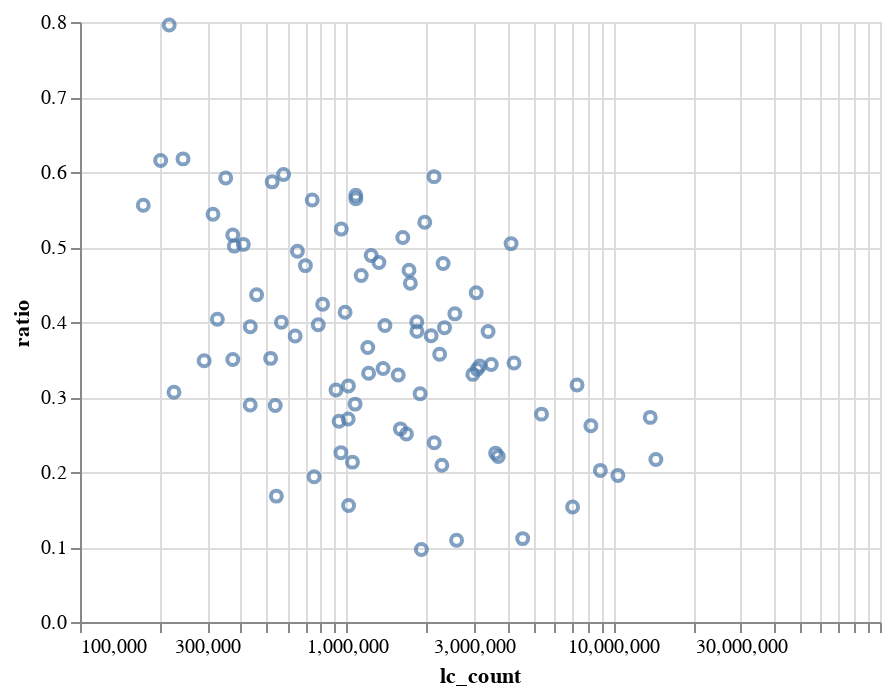

Notebook code cell kept with this figure:
### Code cell
chart

### Figure 1 — Vega-Lite specification as saved in the notebook (floating-point values rounded to 4 significant figures)
{"$schema": "https://vega.github.io/schema/vega-lite/v2.6.0.json", "config": {"view": {"height": 300, "width": 400}}, "data": {"name": "data-f12745f06fe728ee43ec8e42c1d7abc5"}, "datasets": {"data-f12745f06fe728ee43ec8e42c1d7abc5": [{"ac_count": 3128605, "domain": "nytimes.com", "lc_count": 14437686, "ratio": 0.2167}, {"ac_count": 439356, "domain": "ft.com", "lc_count": 1200176, "ratio": 0.3661}, {"ac_count": 227564, "domain": "nationalreview.com", "lc_count": 569223, "ratio": 0.3998}, {"ac_count": 130961, "domain": "theblaze.com", "lc_count": 374078, "ratio": 0.3501}, {"ac_count": 407497, "domain": "aljazeera.com", "lc_count": 986656, "ratio": 0.413}, {"ac_count": 400839, "domain": "msn.com", "lc_count": 1208710, "ratio": 0.3316}, {"ac_count": 1490883, "domain": "reuters.com", "lc_count": 5379133, "ratio": 0.2772}, {"ac_count": 281815, "domain": "thegatewaypundit.com", "lc_count": 2583235, "ratio": 0.1091}, {"ac_count": 208288, "domain": "pbs.org", "lc_count": 351863, "ratio": 0.592}, {"ac_count": 274115, "domain": "msnbc.com", "lc_count": 1013115, "ratio": 0.2706}, {"ac_count": 409592, "domain": "washingtonexaminer.com", "lc_count": 1590721, "ratio": 0.2575}, {"ac_count": 832111, "domain": "nydailynews.com", "lc_count": 1623306, "ratio": 0.5126}, {"ac_count": 814705, "domain": "politico.com", "lc_count": 3617998, "ratio": 0.2252}, {"ac_count": 633282, "domain": "theatlantic.com", "lc_count": 1320855, "ratio": 0.4794}, {"ac_count": 1039510, "domain": "bloomberg.com", "lc_count": 3085876, "ratio": 0.3369}, {"ac_count": 419918, "domain": "sputniknews.com", "lc_count": 1675149, "ratio": 0.2507}, {"ac_count": 1076071, "domain": "nbcnews.com", "lc_count": 3152446, "ratio": 0.3413}, {"ac_count": 308428, "domain": "fortune.com", "lc_count": 525540, "ratio": 0.5869}, {"ac_count": 2033168, "domain": "washingtonpost.com", "lc_count": 10402262, "ratio": 0.1955}, {"ac_count": 332752, "domain": "thetimes.co.uk", "lc_count": 700271, "ratio": 0.4752}, {"ac_count": 182255, "domain": "thefederalist.com", "lc_count": 518503, "ratio": 0.3515}, {"ac_count": 981535, "domain": "wsj.com", "lc_count": 2973089, "ratio": 0.3301}, {"ac_count": 913515, "domain": "usatoday.com", "lc_count": 2327671, "ratio": 0.3925}, {"ac_count": 125830, "domain": "hannity.com", "lc_count": 434724, "ratio": 0.2894}, {"ac_count": 192935, "domain": "foreignpolicy.com", "lc_count": 373980, "ratio": 0.5159}, {"ac_count": 523822, "domain": "slate.com", "lc_count": 1133930, "ratio": 0.462}, {"ac_count": 189883, "domain": "propublica.org", "lc_count": 378852, "ratio": 0.5012}, {"ac_count": 500056, "domain": "economist.com", "lc_count": 954528, "ratio": 0.5239}, {"ac_count": 123453, "domain": "newrepublic.com", "lc_count": 200633, "ratio": 0.6153}, {"ac_count": 1196586, "domain": "yahoo.com", "lc_count": 3485888, "ratio": 0.3433}, {"ac_count": 171958, "domain": "jezebel.com", "lc_count": 216042, "ratio": 0.7959}, {"ac_count": 132157, "domain": "foxbusiness.com", "lc_count": 327467, "ratio": 0.4036}, {"ac_count": 312470, "domain": "inc.com", "lc_count": 1075548, "ratio": 0.2905}, {"ac_count": 710979, "domain": "telegraph.co.uk", "lc_count": 1833886, "ratio": 0.3877}, {"ac_count": 244460, "domain": "salon.com", "lc_count": 640969, "ratio": 0.3814}, {"ac_count": 319523, "domain": "motherjones.com", "lc_count": 1014994, "ratio": 0.3148}, {"ac_count": 171437, "domain": "theconversation.com", "lc_count": 315317, "ratio": 0.5437}, {"ac_count": 206315, "domain": "thenation.com", "lc_count": 409786, "ratio": 0.5035}, {"ac_count": 3752771, "domain": "cnn.com", "lc_count": 13755005, "ratio": 0.2728}, {"ac_count": 783018, "domain": "newsweek.com", "lc_count": 1733305, "ratio": 0.4517}, {"ac_count": 250608, "domain": "washingtontimes.com", "lc_count": 936353, "ratio": 0.2676}, {"ac_count": 224062, "domain": "dailykos.com", "lc_count": 1051161, "ratio": 0.2132}, {"ac_count": 2308976, "domain": "bbc.co.uk", "lc_count": 7309263, "ratio": 0.3159}, {"ac_count": 2086699, "domain": "buzzfeed.com", "lc_count": 4136000, "ratio": 0.5045}, {"ac_count": 344433, "domain": "theintercept.com", "lc_count": 812766, "ratio": 0.4238}, {"ac_count": 91472, "domain": "palmerreport.com", "lc_count": 545002, "ratio": 0.1678}, {"ac_count": 1465357, "domain": "huffingtonpost.com", "lc_count": 4242005, "ratio": 0.3454}, {"ac_count": 200433, "domain": "hbr.org", "lc_count": 459427, "ratio": 0.4363}, {"ac_count": 1078613, "domain": "foxnews.com", "lc_count": 7033315, "ratio": 0.1534}, {"ac_count": 171311, "domain": "talkingpointsmemo.com", "lc_count": 435124, "ratio": 0.3937}, {"ac_count": 101754, "domain": "conservativereview.com", "lc_count": 292157, "ratio": 0.3483}, {"ac_count": 1046389, "domain": "time.com", "lc_count": 1962979, "ratio": 0.5331}, {"ac_count": 1343337, "domain": "forbes.com", "lc_count": 3060258, "ratio": 0.439}, {"ac_count": 345869, "domain": "qz.com", "lc_count": 579763, "ratio": 0.5966}, {"ac_count": 791545, "domain": "npr.org", "lc_count": 2073687, "ratio": 0.3817}, {"ac_count": 1099409, "domain": "cbsnews.com", "lc_count": 2300008, "ratio": 0.478}, {"ac_count": 509129, "domain": "rawstory.com", "lc_count": 2130018, "ratio": 0.239}, {"ac_count": 68938, "domain": "crooksandliars.com", "lc_count": 225089, "ratio": 0.3063}, {"ac_count": 615661, "domain": "theroot.com", "lc_count": 1081884, "ratio": 0.5691}, {"ac_count": 146244, "domain": "politicususa.com", "lc_count": 754926, "ratio": 0.1937}, {"ac_count": 417877, "domain": "theonion.com", "lc_count": 742623, "ratio": 0.5627}, {"ac_count": 95976, "domain": "realclearpolitics.com", "lc_count": 172716, "ratio": 0.5557}, {"ac_count": 475702, "domain": "dailycaller.com", "lc_count": 2274973, "ratio": 0.2091}, {"ac_count": 462921, "domain": "thinkprogress.org", "lc_count": 1370051, "ratio": 0.3379}, {"ac_count": 310095, "domain": "axios.com", "lc_count": 782332, "ratio": 0.3964}, {"ac_count": 1313102, "domain": "independent.co.uk", "lc_count": 3390983, "ratio": 0.3872}, {"ac_count": 214847, "domain": "infowars.com", "lc_count": 951485, "ratio": 0.2258}, {"ac_count": 155813, "domain": "townhall.com", "lc_count": 539783, "ratio": 0.2887}, {"ac_count": 573656, "domain": "thedailybeast.com", "lc_count": 1885675, "ratio": 0.3042}, {"ac_count": 817058, "domain": "rt.com", "lc_count": 3702215, "ratio": 0.2207}, {"ac_count": 803343, "domain": "nypost.com", "lc_count": 1712634, "ratio": 0.4691}, {"ac_count": 2155458, "domain": "theguardian.com", "lc_count": 8238000, "ratio": 0.2616}, {"ac_count": 1262675, "domain": "vice.com", "lc_count": 2126347, "ratio": 0.5938}, {"ac_count": 603976, "domain": "newyorker.com", "lc_count": 1235851, "ratio": 0.4887}, {"ac_count": 184232, "domain": "truepundit.com", "lc_count": 1906091, "ratio": 0.09665}, {"ac_count": 1807228, "domain": "thehill.com", "lc_count": 8941309, "ratio": 0.2021}, {"ac_count": 514217, "domain": "cbc.ca", "lc_count": 1561029, "ratio": 0.3294}, {"ac_count": 550065, "domain": "vox.com", "lc_count": 1391112, "ratio": 0.3954}, {"ac_count": 508277, "domain": "breitbart.com", "lc_count": 4571425, "ratio": 0.1112}, {"ac_count": 610826, "domain": "variety.com", "lc_count": 1082557, "ratio": 0.5642}, {"ac_count": 150282, "domain": "fivethirtyeight.com", "lc_count": 243379, "ratio": 0.6175}, {"ac_count": 282163, "domain": "dailywire.com", "lc_count": 911945, "ratio": 0.3094}, {"ac_count": 1045895, "domain": "businessinsider.com", "lc_count": 2545562, "ratio": 0.4109}, {"ac_count": 157895, "domain": "judicialwatch.org", "lc_count": 1016617, "ratio": 0.1553}, {"ac_count": 796820, "domain": "apnews.com", "lc_count": 2231505, "ratio": 0.3571}, {"ac_count": 732914, "domain": "cnbc.com", "lc_count": 1832241, "ratio": 0.4}, {"ac_count": 323139, "domain": "nymag.com", "lc_count": 653738, "ratio": 0.4943}]}, "encoding": {"tooltip": {"field": "domain", "type": "nominal"}, "x": {"field": "lc_count", "scale": {"type": "log"}, "type": "quantitative"}, "y": {"field": "ratio", "type": "quantitative"}}, "mark": "point"}
